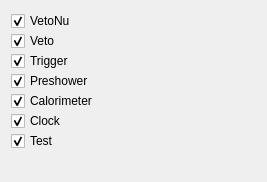
<?xml version="1.0" encoding="UTF-8"?>
<ui version="4.0">
 <class>VP1WaveformControllerForm</class>
 <widget class="QWidget" name="VP1WaveformControllerForm">
  <property name="geometry">
   <rect>
    <x>0</x>
    <y>0</y>
    <width>267</width>
    <height>182</height>
   </rect>
  </property>
  <property name="windowTitle">
   <string>Form</string>
  </property>
  <layout class="QGridLayout">
   <property name="rightMargin">
    <number>1</number>
   </property>
   <property name="bottomMargin">
    <number>1</number>
   </property>
   <property name="spacing">
    <number>0</number>
   </property>
   <item row="0" column="0">
    <layout class="QGridLayout">
     <property name="horizontalSpacing">
      <number>2</number>
     </property>
     <property name="verticalSpacing">
      <number>0</number>
     </property>
     <item row="0" column="0">
      <widget class="QCheckBox" name="checkBox_vetoNuEnabled">
       <property name="text">
        <string>VetoNu</string>
       </property>
       <property name="checked">
        <bool>true</bool>
       </property>
      </widget>
     </item>
     <item row="1" column="0">
      <widget class="QCheckBox" name="checkBox_vetoEnabled">
       <property name="text">
        <string>Veto</string>
       </property>
       <property name="checked">
        <bool>true</bool>
       </property>
      </widget>
     </item>
     <item row="2" column="0">
      <widget class="QCheckBox" name="checkBox_triggerEnabled">
       <property name="text">
        <string>Trigger</string>
       </property>
       <property name="checked">
        <bool>true</bool>
       </property>
      </widget>
     </item>
     <item row="3" column="0">
      <widget class="QCheckBox" name="checkBox_preshowerEnabled">
       <property name="text">
        <string>Preshower</string>
       </property>
       <property name="checked">
        <bool>true</bool>
       </property>
      </widget>
     </item>
     <item row="4" column="0">
      <widget class="QCheckBox" name="checkBox_calorimeterEnabled">
       <property name="text">
        <string>Calorimeter</string>
       </property>
       <property name="checked">
        <bool>true</bool>
       </property>
      </widget>
     </item>
     <item row="5" column="0">
      <widget class="QCheckBox" name="checkBox_clockEnabled">
       <property name="text">
        <string>Clock</string>
       </property>
       <property name="checked">
        <bool>true</bool>
       </property>
      </widget>
     </item>
     <item row="6" column="0">
      <widget class="QCheckBox" name="checkBox_testEnabled">
       <property name="text">
        <string>Test</string>
       </property>
       <property name="checked">
        <bool>true</bool>
       </property>
      </widget>
     </item>
    </layout>
   </item>
   <item row="0" column="1">
    <spacer>
     <property name="orientation">
      <enum>Qt::Horizontal</enum>
     </property>
     <property name="sizeHint" stdset="0">
      <size>
       <width>1</width>
       <height>20</height>
      </size>
     </property>
    </spacer>
   </item>
   <item row="1" column="0">
    <spacer>
     <property name="orientation">
      <enum>Qt::Vertical</enum>
     </property>
     <property name="sizeHint" stdset="0">
      <size>
       <width>20</width>
       <height>1</height>
      </size>
     </property>
    </spacer>
   </item>
  </layout>
 </widget>
 <resources/>
 <connections/>
</ui>
